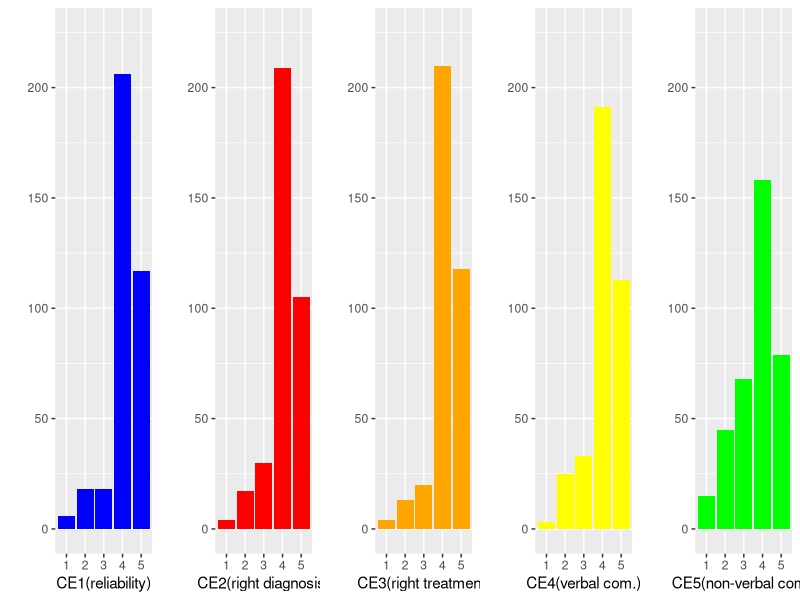
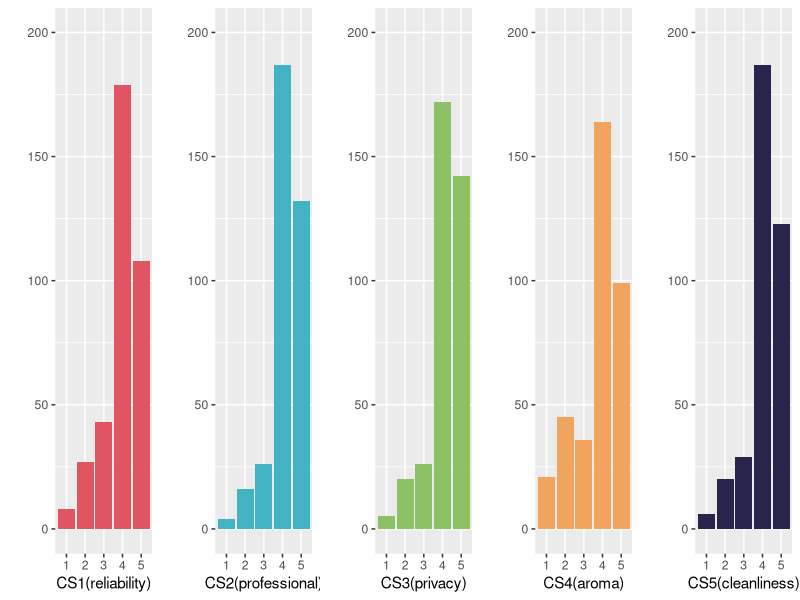
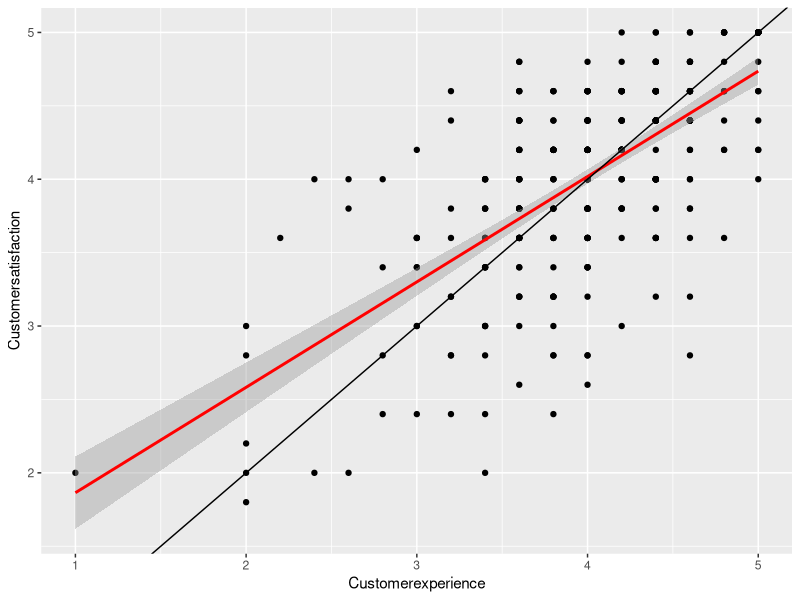
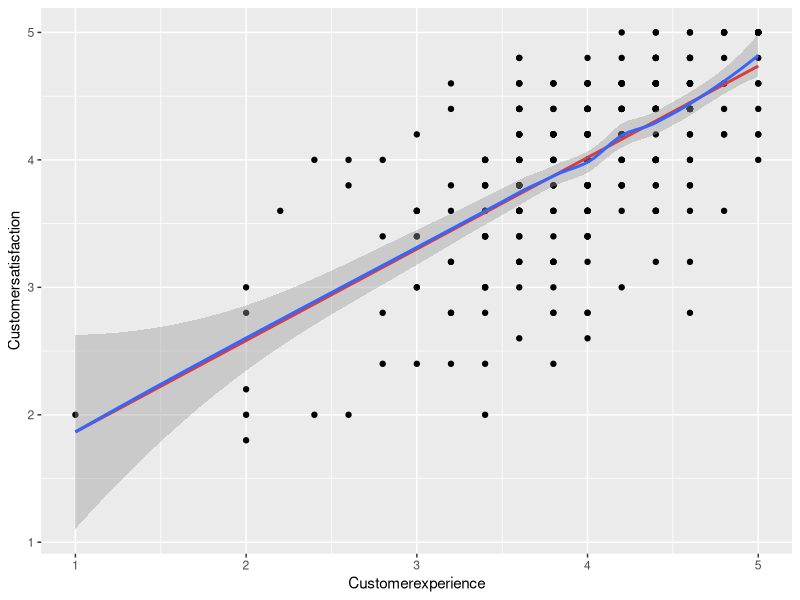

Recreate these plots in R, in order.
## ---- chunk 1

library (haven) #paket untuk mengimpor data spss
library (ggplot2)
library (gridExtra)
ce.cs <- read_sav("ce.cs.sav") #perintah mengimpor data SPSS
## ---- chunk 2
ce1 <- ggplot(ce.cs, aes(factor(CE1))) +
  geom_bar(fill="blue") + ylab("") +
  xlab("CE1(reliability)") + ylim(0, 225)

ce2 <- ggplot(ce.cs, aes(factor(CE2))) +
  geom_bar(fill="red") + ylab("") +
  xlab("CE2(right diagnosis)") + ylim(0, 225)

ce3 <- ggplot(ce.cs, aes(factor(CE3))) +
  geom_bar(fill="orange") + ylab("") +
  xlab("CE3(right treatment)") + ylim(0, 225)

ce4 <- ggplot(ce.cs, aes(factor(CE4))) +
  geom_bar(fill="yellow") + ylab("") +
  xlab("CE4(verbal com.)") + ylim(0, 225)

ce5 <- ggplot(ce.cs, aes(factor(CE5))) +
  geom_bar(fill="green") + ylab("") +
  xlab("CE5(non-verbal com.)") + ylim(0, 225)

grid.arrange(ce1,ce2,ce3,ce4,ce5, nrow=1)
## ---- chunk 3
cs1 <- ggplot(ce.cs, aes(factor(CS1))) +
	geom_bar(fill="#e05561") + ylab("") +
    xlab("CS1(reliability)") + ylim(0, 200)
           
cs2 <- ggplot(ce.cs, aes(factor(CS2))) +
    geom_bar(fill="#42b3c2") + ylab("") +
    xlab("CS2(professional)")+ ylim(0, 200)
           
cs3 <- ggplot(ce.cs, aes(factor(CS3))) +
    geom_bar(fill="#8cc265") + ylab("") +
    xlab("CS3(privacy)") + ylim(0, 200)
           
cs4 <- ggplot(ce.cs, aes(factor(CS4))) +
    geom_bar(fill="#f0a45d") + ylab("") +
    xlab("CS4(aroma)") + ylim(0, 200)
           
cs5 <- ggplot(ce.cs, aes(factor(CS5))) +
    geom_bar(fill="#29244b") + ylab("") +
    xlab("CS5(cleanliness)") + ylim(0, 200)

grid.arrange(cs1,cs2,cs3,cs4,cs5, nrow=1)
## ---- chunk 4
ggplot(ce.cs, aes(Customerexperience, Customersatisfaction)) + geom_point() +
  geom_smooth(method="lm", colour="red") +
  geom_abline(slope=1, intercept=0)
## ---- chunk 5
ggplot(ce.cs, aes(Customerexperience, Customersatisfaction)) + geom_point() +
  geom_smooth(method="lm", colour="red", se=FALSE) + stat_smooth()
